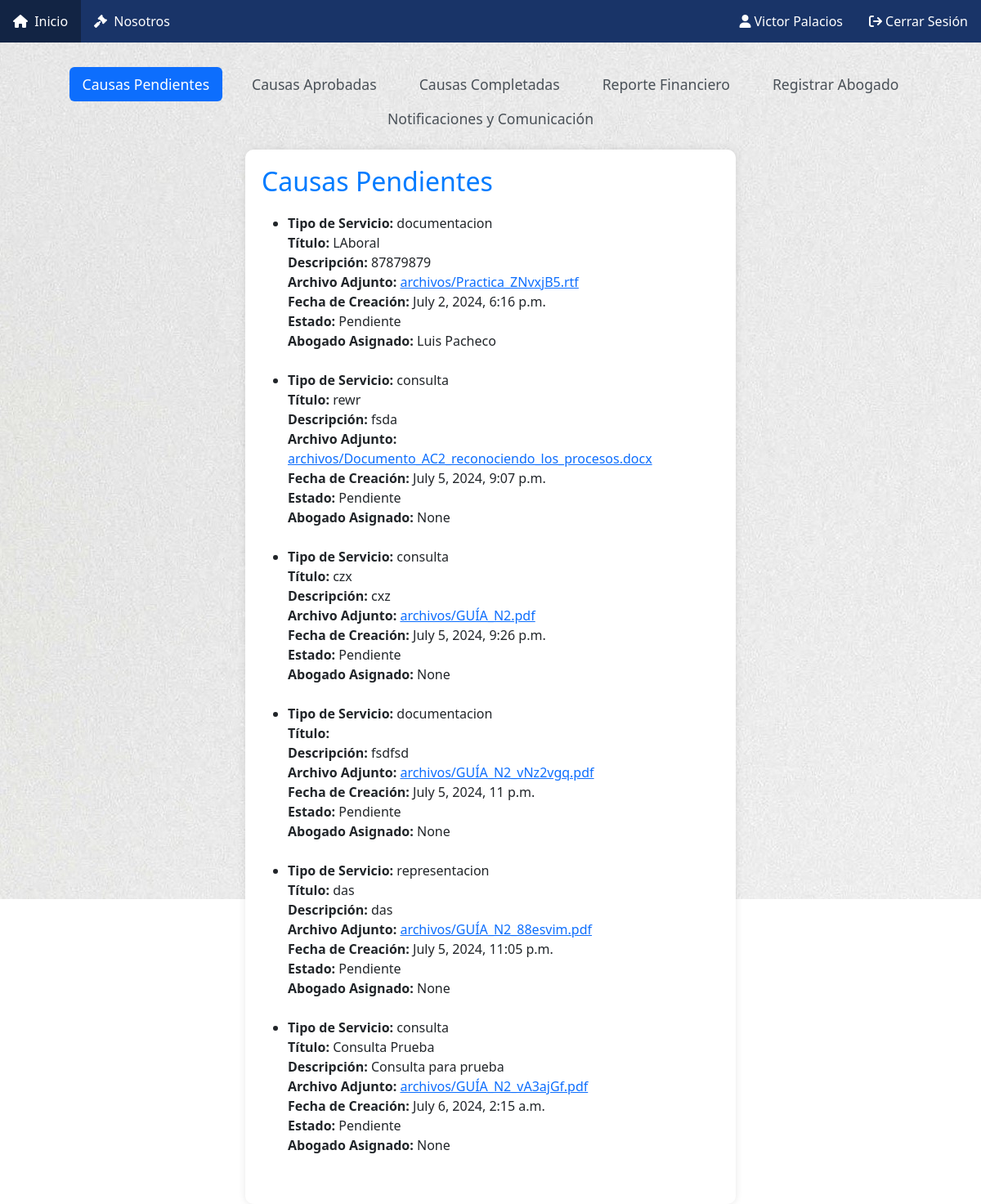
Screenshot of /abogados/VistaAbogadoAdministrador (signed in) with the database file from the repository.
### abogados/models.py (models this page shows, shortened)
class SolicitudServicio(models.Model):
    ESTADO_CHOICES =[
        ('Pendiente', 'Pendiente'),
        ('En Proceso', 'En Proceso'),
        ('Completado', 'Completado'),
        ('Cancelado', 'Cancelado'),
    ]
    cliente = models.ForeignKey(User, on_delete=models.CASCADE)
    tipo_servicio = models.CharField(max_length=100)
    titulo = models.CharField(max_length=100)
    descripcion = models.TextField(max_length=100)
    archivo_adjunto = models.FileField(upload_to='archivos/')
    fecha_creacion = models.DateTimeField(auto_now_add=True)
    estado = models.CharField(max_length=50, default='Pendiente')
    abogado = models.ForeignKey(Abogado, null=True, blank=True, on_delete=models.SET_NULL)

class Abogado(models.Model):
    user = models.ForeignKey(User, on_delete=models.CASCADE, null=True)
    rut_abogado = models.CharField(primary_key=True, max_length=12)
    nombre = models.CharField(max_length=255)
    apellido = models.CharField(max_length=255)
    correo_electronico = models.EmailField(max_length=255, default='default@example.com')
    direccion = models.CharField(max_length=255, default='Dirección por defecto')
    telefono = models.CharField(max_length=255, default='123456789')
    fecha_nacimiento = models.DateField()
    def __str__(self):
        return f"{self.nombre} {self.apellido}"

### abogados/views.py (the view)
# urls.py: path('VistaAbogadoAdministrador', views.VistaAbogadoAdministrador, name='VistaAbogadoAdministrador'),
@login_required
@user_passes_test(is_abogado_admin)
def VistaAbogadoAdministrador(request):
    causas_pendientes = SolicitudServicio.objects.filter(estado='Pendiente')
    causas_aprobadas = SolicitudServicio.objects.filter(estado='Aprobado')
    causas_completadas = SolicitudServicio.objects.filter(estado='Completado')
    years = Pago.objects.annotate(year=ExtractYear('fecha_pago')).values_list('year', flat=True).distinct()
    context = {
        'causas_pendientes': causas_pendientes,
        'causas_aprobadas': causas_aprobadas,
        'causas_completadas': causas_completadas,
        'years': years
    }
    return render(request, 'abogados/VistaAbogadoAdministrador.html', context)

### abogados/views.py (called while the page is built)
def is_abogado_admin(user):
    return user.groups.filter(name='Abogado_Administrador').exists()

### abogados/templates/abogados/VistaAbogadoAdministrador.html (shortened to what this page needs)
{% load static %}
<!DOCTYPE html>
<html lang="es">
<head>
    <link type="text/css" href='{% static "css/Style.css" %}' rel="stylesheet">
    <link href="https://cdn.jsdelivr.net/npm/bootstrap@5.3.3/dist/css/bootstrap.min.css" rel="stylesheet">
    <link rel="stylesheet" href="https://cdnjs.cloudflare.com/ajax/libs/font-awesome/6.0.0-beta3/css/all.min.css">
</head>
<body>
    {% include 'navegador.html' %}
    <ul class="topnav1 nav nav-pills mb-3">
        <li class="nav-item"><a class="nav-link active" href="#" data-section="pendientes">Causas Pendientes</a></li>
        <li class="nav-item"><a class="nav-link" href="#" data-section="aprobadas">Causas Aprobadas</a></li>
        <li class="nav-item"><a class="nav-link" href="#" data-section="completadas">Causas Completadas</a></li>
        <li class="nav-item"><a class="nav-link" href="#" data-section="finanzas">Reporte Financiero</a></li>
        <li class="nav-item"><a class="nav-link" href="#" data-section="registro">Registrar Abogado</a></li>
        <li class="nav-item"><a class="nav-link" href="#" data-section="notificaciones">Notificaciones y Comunicación</a></li>
    </ul>
    <div class="content-container">
        <div id="pendientes" class="content-section active">
            <h2>Causas Pendientes</h2>
            <ul>
                {% for solicitud in causas_pendientes %}
                    <li>
                        <strong>Tipo de Servicio:</strong> {{ solicitud.tipo_servicio }}<br>
                        <strong>Título:</strong> {{ solicitud.titulo }}<br>
                        <strong>Descripción:</strong> {{ solicitud.descripcion }}<br>
                        {% if solicitud.archivo_adjunto %}
                            <strong>Archivo Adjunto:</strong> <a href="{{ solicitud.archivo_adjunto.url }}">{{ solicitud.archivo_adjunto.name }}</a><br>
                        {% endif %}
                        <strong>Fecha de Creación:</strong> {{ solicitud.fecha_creacion }}<br>
                        <strong>Estado:</strong> {{ solicitud.estado }}<br>
                        <strong>Abogado Asignado:</strong> {{ solicitud.abogado }}<br>
                    </li>
                    <br>
                {% empty %}
                    <li>No hay solicitudes aún.</li>
                {% endfor %}
            </ul>
        </div>
    </div>
</body>
</html>

### abogados/templates/navegador.html (shortened to what this page needs)
{% load static %}
<!DOCTYPE html>
<html lang="en">
<head>
</head>
<body>
    <ul class="topnav">
        <li><a href="{% url 'Inicio' %}"><i class="fas fa-home me-1"></i> Inicio</a></li>
        <li><a href="{% url 'Sobre_nosotros' %}"><i class="fas fa-gavel me-1"></i> Nosotros</a></li>
        {% if user.is_authenticated %}
            <li class="right"><a href="{% url 'logout' %}"><i class="fas fa-sign-out me-1"></i>Cerrar Sesión</a></li>
            <li class="right">
                <a href="{% if grupo_cliente %}{% url 'VistaCliente' %}
                         {% elif grupo_tecnico %}{% url 'TecnicoJuridico' %}
                         {% elif grupo_abogado_causas %}{% url 'VistaAbogadoConsultor' %}
                         {% elif grupo_abogado_admin %}{% url 'VistaAbogadoAdministrador' %}
                         {% else %}{% url 'Inicio' %}{% endif %}">
                         <i class="fas fa-user me-1"></i>{{ user.first_name }} {{ user.last_name }}
                </a>
            </li>
        {% else %}
            <li class="right"><a href="#about" id="consultarClima"><i class="fas fa-sign-in-alt me-1"></i>Inicio Sesión</a></li>
        {% endif %}
    </ul>
</body>
</html>

### paginaweb/static/css/Style.css (style rules this page uses)
body { background-image: url(Imagenes/fondo.jpg); background-repeat: no-repeat; background-size: auto; background-position: top left; }
ul.topnav { list-style: none; margin: 0; padding: 0; overflow: hidden; background-color: #193468; }
ul.topnav li { float: left; }
ul.topnav li.right { float: right; }
ul.topnav li a, .btn-custom { display: block; color: white; text-align: center; padding: 14px 16px; text-decoration: none; background-color: #193468; }
.topnav1 { display: flex; justify-content: center; margin: 30px 0; }
.topnav1 .nav-item { margin: 0 10px; }
.topnav1 .nav-link { font-size: 1.1em; color: #495057; }
.topnav1 .nav-link.active { background-color: #007bff; color: white; }
.content-container { max-width: 600px; margin: 0 auto; padding: 20px; background-color: white; border-radius: 10px; box-shadow: 0 0 10px rgba(0, 0, 0, 0.1); }
.content-section { display: none; }
.content-section.active { display: block; }
.content-section h2 { margin-bottom: 20px; color: #007bff; }
a { color: inherit; text-decoration: none; }

### rows the page displays
SolicitudServicio: tipo_servicio "documentacion", titulo "LAboral", descripcion "87879879", archivo_adjunto.name "archivos/Practica_ZNvxjB5.rtf", fecha_creacion "July 2, 2024, 6:16 p.m.", estado "Pendiente", abogado "Luis Pacheco"
SolicitudServicio: tipo_servicio "consulta", titulo "rewr", descripcion "fsda", archivo_adjunto.name "archivos/Documento_AC2_reconociendo_los_procesos.docx", fecha_creacion "July 5, 2024, 9:07 p.m.", estado "Pendiente", abogado "None"
SolicitudServicio: tipo_servicio "consulta", titulo "czx", descripcion "cxz", archivo_adjunto.name "archivos/GUÍA_N2.pdf", fecha_creacion "July 5, 2024, 9:26 p.m.", estado "Pendiente", abogado "None"
SolicitudServicio: tipo_servicio "documentacion", descripcion "fsdfsd", archivo_adjunto.name "archivos/GUÍA_N2_vNz2vgq.pdf", fecha_creacion "July 5, 2024, 11 p.m.", estado "Pendiente", abogado "None"
SolicitudServicio: tipo_servicio "representacion", titulo "das", descripcion "das", archivo_adjunto.name "archivos/GUÍA_N2_88esvim.pdf", fecha_creacion "July 5, 2024, 11:05 p.m.", estado "Pendiente", abogado "None"
SolicitudServicio: tipo_servicio "consulta", titulo "Consulta Prueba", descripcion "Consulta para prueba", archivo_adjunto.name "archivos/GUÍA_N2_vA3ajGf.pdf", fecha_creacion "July 6, 2024, 2:15 a.m.", estado "Pendiente", abogado "None"

### other values shown
{{ user.first_name }} "Victor"
{{ user.last_name }} "Palacios"
